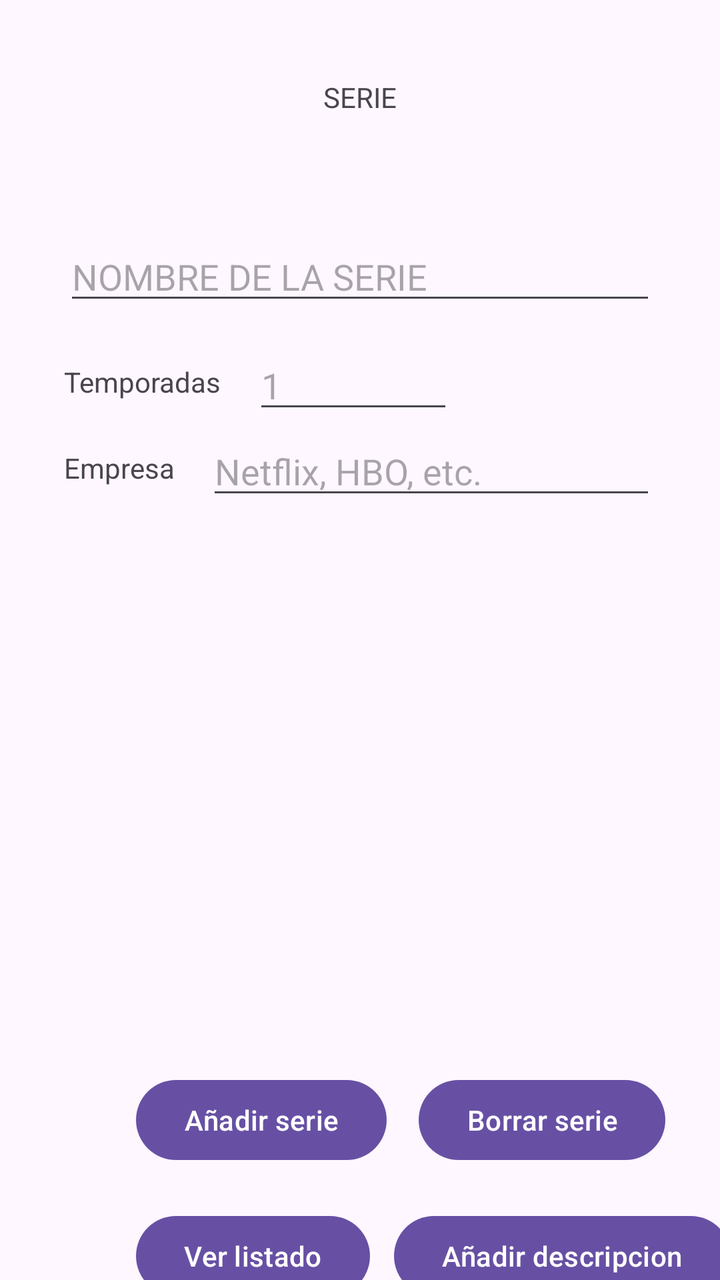
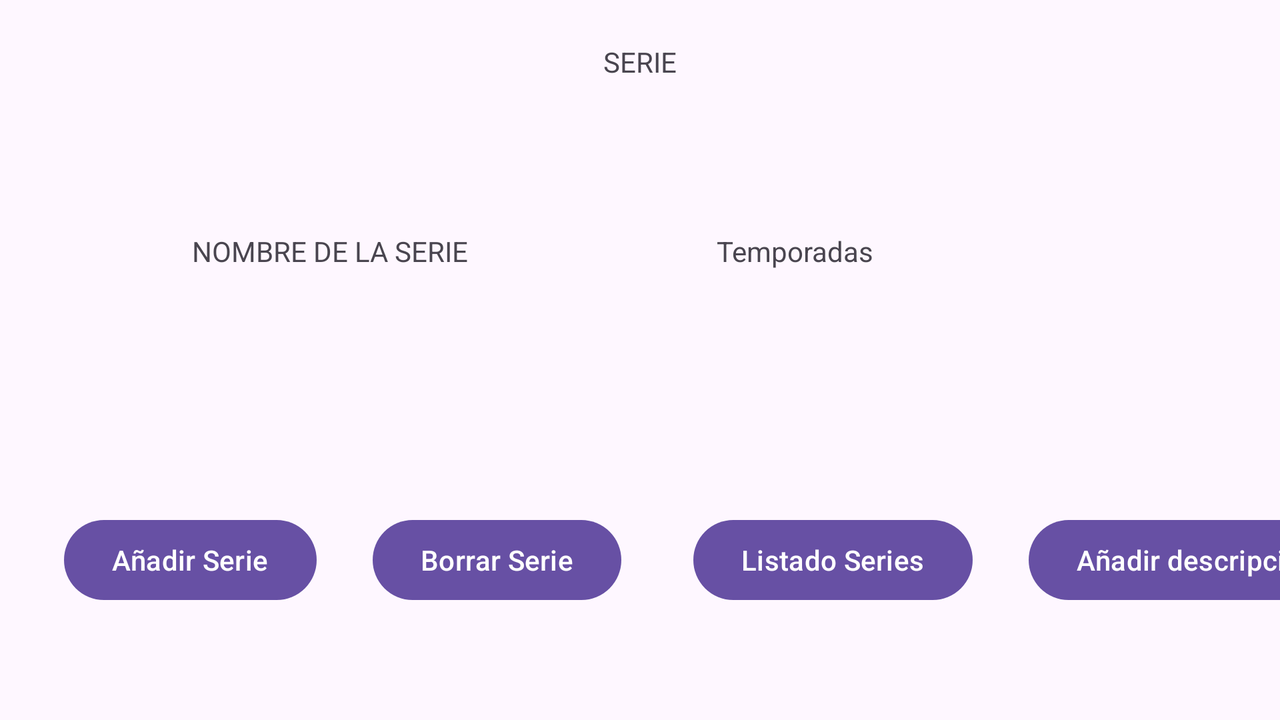

The same Android screen from two of the app's own layout files: first res/layout/ as a phone draws it, then the repository's variant for another configuration, drawn on a device whose configuration selects that folder. Both files follow.
<!-- AndroidManifest.xml: application theme Theme.MiSeries -->
<!-- res/layout/activity_main.xml -->
<?xml version="1.0" encoding="utf-8"?>
<androidx.constraintlayout.widget.ConstraintLayout xmlns:android="http://schemas.android.com/apk/res/android"
    xmlns:app="http://schemas.android.com/apk/res-auto"
    xmlns:tools="http://schemas.android.com/tools"
    android:id="@+id/main"
    android:layout_width="match_parent"
    android:layout_height="match_parent"
    tools:context=".MainActivity">

    <TextView
        android:layout_width="wrap_content"
        android:layout_height="wrap_content"
        android:text="@string/serie"
        app:layout_constraintBottom_toBottomOf="parent"
        app:layout_constraintEnd_toEndOf="parent"
        app:layout_constraintStart_toStartOf="parent"
        app:layout_constraintTop_toTopOf="parent"
        app:layout_constraintVertical_bias="0.063" />

    <EditText
        android:id="@+id/etNombreSerie"
        android:layout_width="0dp"
        android:layout_height="wrap_content"
        android:layout_marginStart="32dp"
        android:layout_marginTop="116dp"
        android:layout_marginEnd="32dp"
        android:hint="@string/nombre_de_la_serie"
        android:inputType="text"
        app:layout_constraintEnd_toEndOf="parent"
        app:layout_constraintStart_toStartOf="parent"
        app:layout_constraintTop_toTopOf="parent" />

    <TextView
        android:id="@+id/textotemporada"
        android:layout_width="wrap_content"
        android:layout_height="wrap_content"
        android:layout_marginStart="32dp"
        android:layout_marginTop="24dp"
        android:text="@string/temporadas"
        app:layout_constraintStart_toStartOf="parent"
        app:layout_constraintTop_toBottomOf="@+id/etNombreSerie" />

    <EditText
        android:id="@+id/etTemporadas"
        android:layout_width="100dp"
        android:layout_height="wrap_content"
        android:layout_marginStart="16dp"
        android:hint="1"
        android:inputType="number"
        app:layout_constraintStart_toEndOf="@+id/textotemporada"
        app:layout_constraintTop_toTopOf="@+id/textotemporada"
        app:layout_constraintBottom_toBottomOf="@+id/textotemporada" />

    <TextView
        android:id="@+id/tvEmpresaLabel"
        android:layout_width="wrap_content"
        android:layout_height="wrap_content"
        android:layout_marginStart="32dp"
        android:layout_marginTop="24dp"
        android:text="@string/empresa"
        app:layout_constraintStart_toStartOf="parent"
        app:layout_constraintTop_toBottomOf="@+id/textotemporada" />

    <EditText
        android:id="@+id/etEmpresa"
        android:layout_width="0dp"
        android:layout_height="wrap_content"
        android:layout_marginStart="16dp"
        android:layout_marginEnd="32dp"
        android:hint="Netflix, HBO, etc."
        android:inputType="text"
        app:layout_constraintEnd_toEndOf="parent"
        app:layout_constraintStart_toEndOf="@+id/tvEmpresaLabel"
        app:layout_constraintTop_toTopOf="@+id/tvEmpresaLabel"
        app:layout_constraintBottom_toBottomOf="@+id/tvEmpresaLabel" />

    <Button
        android:id="@+id/añadir"
        android:layout_width="wrap_content"
        android:layout_height="wrap_content"
        android:layout_marginStart="68dp"
        android:layout_marginTop="536dp"
        android:text="@string/a_adir_serie"
        app:layout_constraintStart_toStartOf="parent"
        app:layout_constraintTop_toTopOf="parent" />

    <Button
        android:id="@+id/borrar"
        android:layout_width="wrap_content"
        android:layout_height="wrap_content"
        android:layout_marginStart="16dp"
        android:text="@string/borrar_serie"
        app:layout_constraintStart_toEndOf="@+id/añadir"
        app:layout_constraintTop_toTopOf="@+id/añadir" />

    <Button
        android:id="@+id/listado"
        android:layout_width="wrap_content"
        android:layout_height="wrap_content"
        android:layout_marginTop="20dp"
        android:text="@string/ver_listado"
        app:layout_constraintStart_toStartOf="@+id/añadir"
        app:layout_constraintTop_toBottomOf="@+id/añadir" />

    <Button
        android:id="@+id/descripcionbtn"
        android:layout_width="wrap_content"
        android:layout_height="wrap_content"
        android:layout_marginStart="12dp"
        android:text="@string/a_adir_descripcion"
        app:layout_constraintStart_toEndOf="@+id/listado"
        app:layout_constraintTop_toTopOf="@+id/listado" />

</androidx.constraintlayout.widget.ConstraintLayout>
<!-- resources referenced by this layout -->
<resources>
  <string name="a_adir_descripcion">Añadir descripcion</string>
  <string name="a_adir_serie">Añadir serie</string>
  <string name="borrar_serie">Borrar serie</string>
  <string name="empresa">Empresa</string>
  <string name="nombre_de_la_serie">NOMBRE DE LA SERIE</string>
  <string name="serie">SERIE</string>
  <string name="temporadas">Temporadas</string>
  <string name="ver_listado">Ver listado</string>
  <style name="Theme.MiSeries" parent="Base.Theme.MiSeries" />
  <style name="Base.Theme.MiSeries" parent="Theme.Material3.DayNight.NoActionBar">
          
          
      </style>
</resources>
<!-- res/layout-land/activity_main.xml (the repository's variant of the layout above) -->
<!-- drawn on the phone turned sideways -->
<?xml version="1.0" encoding="utf-8"?>
<androidx.constraintlayout.widget.ConstraintLayout xmlns:android="http://schemas.android.com/apk/res/android"
    xmlns:app="http://schemas.android.com/apk/res-auto"
    xmlns:tools="http://schemas.android.com/tools"
    android:id="@+id/main"
    android:layout_width="match_parent"
    android:layout_height="match_parent"
    tools:context=".MainActivity">

    <TextView
        android:layout_width="wrap_content"
        android:layout_height="wrap_content"
        android:text="@string/serie"
        app:layout_constraintBottom_toBottomOf="parent"
        app:layout_constraintEnd_toEndOf="parent"
        app:layout_constraintStart_toStartOf="parent"
        app:layout_constraintTop_toTopOf="parent"
        app:layout_constraintVertical_bias="0.063" />

    <TextView
        android:id="@+id/nombreserie"
        android:layout_width="wrap_content"
        android:layout_height="wrap_content"
        android:layout_marginStart="96dp"
        android:layout_marginTop="116dp"
        android:text="@string/nombre_de_la_serie"
        app:layout_constraintStart_toStartOf="parent"
        app:layout_constraintTop_toTopOf="parent" />

    <TextView
        android:id="@+id/textotemporada"
        android:layout_width="wrap_content"
        android:layout_height="wrap_content"
        android:layout_marginStart="124dp"
        android:text="@string/temporadas"
        app:layout_constraintStart_toEndOf="@+id/nombreserie"
        app:layout_constraintTop_toTopOf="@+id/nombreserie" />

    <Button
        android:id="@+id/añadir"
        android:layout_width="wrap_content"
        android:layout_height="wrap_content"
        android:layout_marginStart="32dp"
        android:layout_marginTop="256dp"
        android:text="Añadir Serie"
        app:layout_constraintStart_toStartOf="parent"
        app:layout_constraintTop_toTopOf="parent" />

    <Button
        android:id="@+id/borrar"
        android:layout_width="wrap_content"
        android:layout_height="wrap_content"
        android:layout_marginStart="28dp"
        android:text="Borrar Serie"
        app:layout_constraintStart_toEndOf="@+id/añadir"
        app:layout_constraintTop_toTopOf="@+id/añadir" />

    <Button
        android:id="@+id/listado"
        android:layout_width="wrap_content"
        android:layout_height="wrap_content"
        android:layout_marginStart="36dp"
        android:text="Listado Series"
        app:layout_constraintStart_toEndOf="@+id/borrar"
        app:layout_constraintTop_toTopOf="@+id/añadir" />

    <Button
        android:id="@+id/descripcionbtn"
        android:layout_width="wrap_content"
        android:layout_height="wrap_content"
        android:layout_marginStart="28dp"
        android:text="Añadir descripcion"
        app:layout_constraintStart_toEndOf="@+id/listado"
        app:layout_constraintTop_toTopOf="@+id/añadir" />


</androidx.constraintlayout.widget.ConstraintLayout>
<!-- resources referenced by the variant -->
<!-- as the phone turned sideways resolves them -->
<resources>
  <string name="nombre_de_la_serie">NOMBRE DE LA SERIE</string>
  <string name="serie">SERIE</string>
  <string name="temporadas">Temporadas</string>
  <style name="Theme.MiSeries" parent="Base.Theme.MiSeries" />
  <style name="Base.Theme.MiSeries" parent="Theme.Material3.DayNight.NoActionBar">
          
          
      </style>
</resources>
